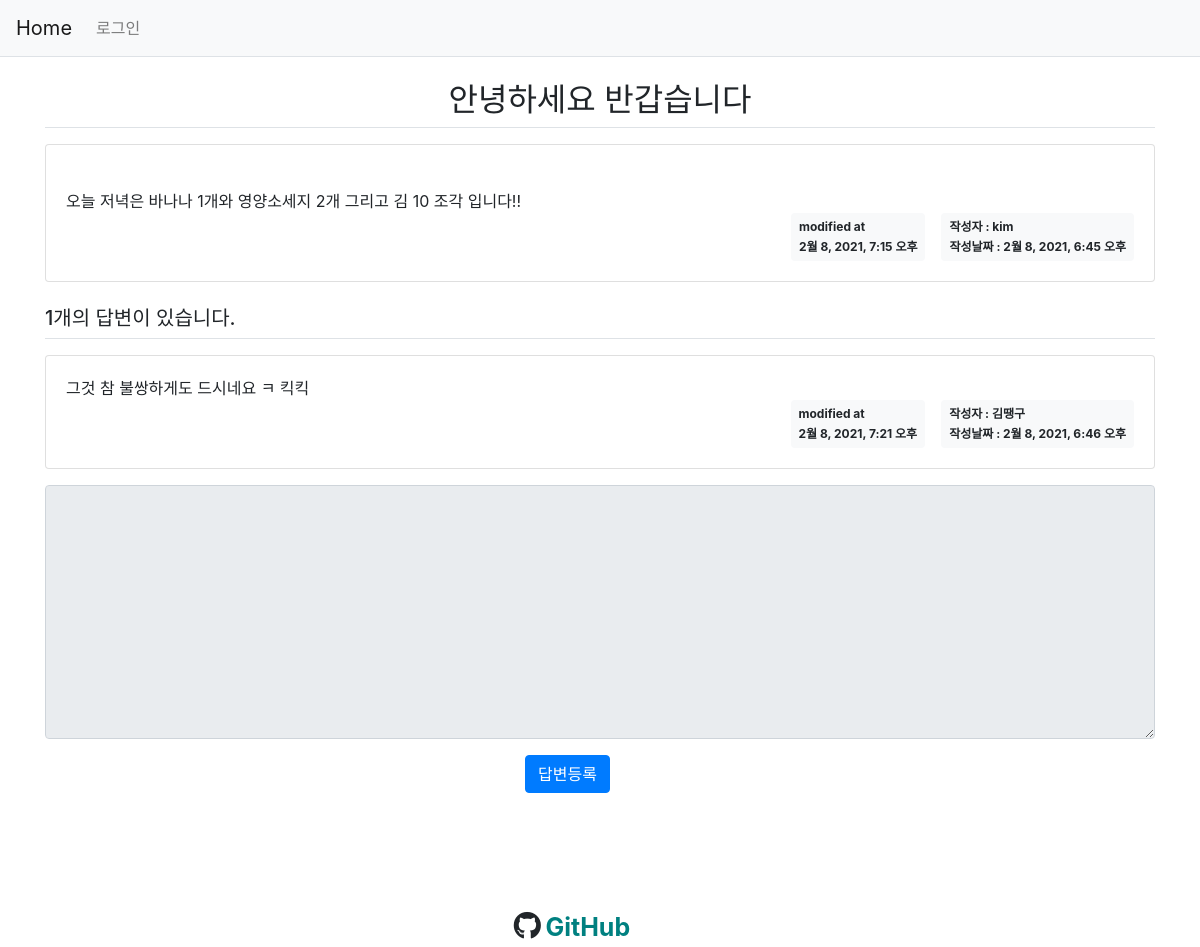
/232/, run on the app's committed database.
### pybo/models.py (models this page shows, shortened)
class Question(models.Model):
    subject = models.CharField(max_length=200)  # 최대 200자 까지 입력 가능
    content = models.TextField()
    create_date = models.DateTimeField()
    photo = models.ImageField(upload_to="photo")
    author = models.ForeignKey(
        User, on_delete=models.CASCADE, null=True
    )  # 계정이 삭제되면 연결된 질문 데이터 삭제
    modify_date = models.DateTimeField(null=True, blank=True)

class Answer(models.Model):
    question = models.ForeignKey(Question, on_delete=models.CASCADE)
    content = models.TextField()
    create_date = models.DateTimeField()
    author = models.ForeignKey(
        User, on_delete=models.CASCADE, null=True
    )  # 계정이 삭제되면 연결된 질문 데이터 삭제
    modify_date = models.DateTimeField(null=True, blank=True)

### pybo/views.py (the view)
# urls.py: path("<int:pk>/", views.detail, name="detail"),
def detail(request, pk):
    try:
        get_question = Question.objects.get(pk=pk)
        context = {"get_question": get_question}
    except Question.DoesNotExist:
        messages.error(request, "조회된 질문이 없습니다.")
        return redirect("pybo:index")
    return render(request, "templates/detail.html", context)

### templates/detail.html (shortened to what this page needs)
{% extends 'base.html' %}
{% load static %}
    {% block content %}
    <div class="container my-3">
        <h2 class="border-bottom py-2" style="text-align: center;"> {{get_question.subject}}</h2>
        <div class="card my-3">
            <div class="card-body">
                <div class="card-text" style="white-space: pre-line;">
                    {{get_question.content}}
                </div>
                <div class="d-flex justify-content-end">
                    {% if get_question.modify_date %}
                    <div class="badge badge-light p-2 text-left mx-3">
                        <div class="mb-2">modified at</div>
                        <div>{{ get_question.modify_date }}</div>
                    </div>
                    {% endif %}
                    <div class="badge badge-light p-2 text-left">
                        <div class="mb-2">
                            <span style="text-align: center;">작성자 :  {{ get_question.author.username }}</span>
                        </div>
                        <div>
                            <span>작성날짜 : {{ get_question.create_date }}</span>
                        </div>
                    </div>
                </div>
            </div>
        </div>
        <h5 class="border-bottom my-3 py-2">{{get_question.answer_set.count}}개의 답변이 있습니다.</h5>
        {% for answer in get_question.answer_set.all %}
            <div class="card my-3">
                <div class="card-body" >
                    <div class="card-text" style="white-space: pre-line;"> {{answer.content}} </div>
                    <div class="d-flex justify-content-end">
                                {% if answer.modify_date %}
                                 <div class="badge badge-light p-2 text-left mx-3">
                                    <div class="mb-2">modified at</div>
                                    <div>{{ answer.modify_date }}</div>
                                 </div>
                              {% endif %}
                        <div class="badge badge-light p-2 text-left">
                            <div class="mb-2">
                                <span>작성자 : {{ answer.author.username }}</span>
                            </div>
                            <div>
                                <span>작성날짜 : {{ answer.create_date }}</span>
                            </div>
                        </div>
                    </div>
                </div>
        </div>
        {% endfor %}
    <form action=" {% url 'pybo:answer_create' get_question.id %} " method="POST" class="my-3">
        <div class="form-group">
            <textarea {% if not user.is_authenticated %}disabled{% endif %}
              name="content" id="content" class="form-control" rows="10"></textarea>
        </div>
        <input type="submit" value="답변등록" class="btn btn-primary" style="position: relative; left: 480px;">
    </form>
    {% endblock  %}

### data on the page
Question: subject "안녕하세요 반갑습니다", content "오늘 저녁은 바나나 1개와 영양소세지 2개 그리고 김 10 조각 입니다!!", modify_date "2월 8, 2021, 7:15 오후", author.username "kim", create_date "2월 8, 2021, 6:45 오후", answer_set.count "1"
Answer: content "그것 참 불쌍하게도 드시네요 ㅋ 킥킥", modify_date "2월 8, 2021, 7:21 오후", author.username "김땡구", create_date "2월 8, 2021, 6:46 오후"
